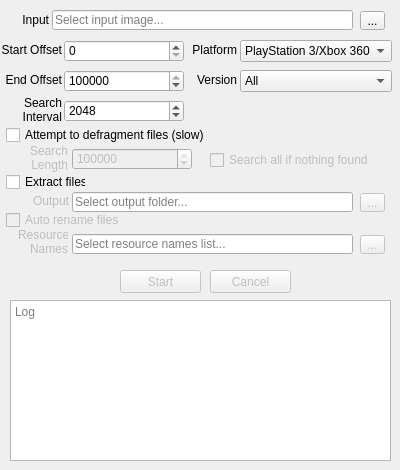
<?xml version="1.0" encoding="UTF-8"?>
<ui version="4.0">
 <class>Dialog</class>
 <widget class="QDialog" name="Dialog">
  <property name="geometry">
   <rect>
    <x>0</x>
    <y>0</y>
    <width>400</width>
    <height>470</height>
   </rect>
  </property>
  <property name="windowTitle">
   <string>Bundle Recovery</string>
  </property>
  <widget class="QLineEdit" name="lineEditInput">
   <property name="geometry">
    <rect>
     <x>52</x>
     <y>10</y>
     <width>301</width>
     <height>20</height>
    </rect>
   </property>
   <property name="toolTip">
    <string>Select an image to recover bundles from.</string>
   </property>
   <property name="readOnly">
    <bool>true</bool>
   </property>
   <property name="placeholderText">
    <string>Select input image...</string>
   </property>
  </widget>
  <widget class="QLabel" name="labelInput">
   <property name="geometry">
    <rect>
     <x>8</x>
     <y>12</y>
     <width>41</width>
     <height>16</height>
    </rect>
   </property>
   <property name="toolTip">
    <string>Select an image to recover bundles from.</string>
   </property>
   <property name="text">
    <string>Input</string>
   </property>
   <property name="alignment">
    <set>Qt::AlignRight|Qt::AlignTrailing|Qt::AlignVCenter</set>
   </property>
  </widget>
  <widget class="QToolButton" name="toolButtonBrowseInput">
   <property name="geometry">
    <rect>
     <x>360</x>
     <y>11</y>
     <width>25</width>
     <height>19</height>
    </rect>
   </property>
   <property name="toolTip">
    <string>Select an image to recover bundles from.</string>
   </property>
   <property name="text">
    <string>...</string>
   </property>
  </widget>
  <widget class="QLineEdit" name="lineEditOutput">
   <property name="geometry">
    <rect>
     <x>72</x>
     <y>192</y>
     <width>281</width>
     <height>20</height>
    </rect>
   </property>
   <property name="toolTip">
    <string>Select a folder to output recovered bundles to.</string>
   </property>
   <property name="readOnly">
    <bool>true</bool>
   </property>
   <property name="placeholderText">
    <string>Select output folder...</string>
   </property>
  </widget>
  <widget class="QToolButton" name="toolButtonBrowseOutput">
   <property name="enabled">
    <bool>false</bool>
   </property>
   <property name="geometry">
    <rect>
     <x>360</x>
     <y>193</y>
     <width>25</width>
     <height>19</height>
    </rect>
   </property>
   <property name="toolTip">
    <string>Select a folder to output recovered bundles to.</string>
   </property>
   <property name="text">
    <string>...</string>
   </property>
  </widget>
  <widget class="QLabel" name="labelOutput">
   <property name="enabled">
    <bool>false</bool>
   </property>
   <property name="geometry">
    <rect>
     <x>28</x>
     <y>193</y>
     <width>41</width>
     <height>16</height>
    </rect>
   </property>
   <property name="toolTip">
    <string>Select a folder to output recovered bundles to.</string>
   </property>
   <property name="statusTip">
    <string/>
   </property>
   <property name="text">
    <string>Output</string>
   </property>
   <property name="alignment">
    <set>Qt::AlignRight|Qt::AlignTrailing|Qt::AlignVCenter</set>
   </property>
  </widget>
  <widget class="QPlainTextEdit" name="plainTextEditLog">
   <property name="geometry">
    <rect>
     <x>10</x>
     <y>300</y>
     <width>381</width>
     <height>161</height>
    </rect>
   </property>
   <property name="readOnly">
    <bool>true</bool>
   </property>
   <property name="placeholderText">
    <string>Log</string>
   </property>
  </widget>
  <widget class="QPushButton" name="pushButtonStart">
   <property name="enabled">
    <bool>false</bool>
   </property>
   <property name="geometry">
    <rect>
     <x>120</x>
     <y>270</y>
     <width>81</width>
     <height>23</height>
    </rect>
   </property>
   <property name="text">
    <string>Start</string>
   </property>
  </widget>
  <widget class="QLabel" name="labelInterval">
   <property name="geometry">
    <rect>
     <x>12</x>
     <y>94</y>
     <width>50</width>
     <height>32</height>
    </rect>
   </property>
   <property name="toolTip">
    <string>The default search interval in bytes.&lt;br&gt;Default: 2 KiB</string>
   </property>
   <property name="text">
    <string>Search&lt;br&gt;Interval</string>
   </property>
   <property name="alignment">
    <set>Qt::AlignRight|Qt::AlignTrailing|Qt::AlignVCenter</set>
   </property>
  </widget>
  <widget class="QLabel" name="labelStart">
   <property name="geometry">
    <rect>
     <x>2</x>
     <y>42</y>
     <width>60</width>
     <height>16</height>
    </rect>
   </property>
   <property name="toolTip">
    <string>The offset to begin searching the image from.</string>
   </property>
   <property name="text">
    <string>Start Offset</string>
   </property>
   <property name="alignment">
    <set>Qt::AlignRight|Qt::AlignTrailing|Qt::AlignVCenter</set>
   </property>
  </widget>
  <widget class="QLabel" name="labelEnd">
   <property name="geometry">
    <rect>
     <x>2</x>
     <y>72</y>
     <width>60</width>
     <height>16</height>
    </rect>
   </property>
   <property name="toolTip">
    <string>The offset to stop searching the image at.&lt;br&gt;Default: 8 PiB (auto-adjusts to image size)</string>
   </property>
   <property name="text">
    <string>End Offset</string>
   </property>
   <property name="alignment">
    <set>Qt::AlignRight|Qt::AlignTrailing|Qt::AlignVCenter</set>
   </property>
  </widget>
  <widget class="QDoubleSpinBox" name="doubleSpinBoxInterval">
   <property name="geometry">
    <rect>
     <x>64</x>
     <y>100</y>
     <width>120</width>
     <height>22</height>
    </rect>
   </property>
   <property name="toolTip">
    <string>The default search interval in bytes.&lt;br&gt;Default: 2 KiB</string>
   </property>
   <property name="prefix">
    <string/>
   </property>
   <property name="decimals">
    <number>0</number>
   </property>
   <property name="minimum">
    <double>1.000000000000000</double>
   </property>
   <property name="maximum">
    <double>9007199254740992.000000000000000</double>
   </property>
   <property name="value">
    <double>2048.000000000000000</double>
   </property>
  </widget>
  <widget class="QDoubleSpinBox" name="doubleSpinBoxStart">
   <property name="geometry">
    <rect>
     <x>64</x>
     <y>40</y>
     <width>120</width>
     <height>22</height>
    </rect>
   </property>
   <property name="toolTip">
    <string>The offset to begin searching the image from.</string>
   </property>
   <property name="prefix">
    <string/>
   </property>
   <property name="decimals">
    <number>0</number>
   </property>
   <property name="maximum">
    <double>9007199254740992.000000000000000</double>
   </property>
   <property name="value">
    <double>0.000000000000000</double>
   </property>
  </widget>
  <widget class="QDoubleSpinBox" name="doubleSpinBoxEnd">
   <property name="geometry">
    <rect>
     <x>64</x>
     <y>70</y>
     <width>120</width>
     <height>22</height>
    </rect>
   </property>
   <property name="toolTip">
    <string>The offset to stop searching the image at.&lt;br&gt;Default: 8 PiB (auto-adjusts to image size)</string>
   </property>
   <property name="prefix">
    <string/>
   </property>
   <property name="decimals">
    <number>0</number>
   </property>
   <property name="maximum">
    <double>9007199254740992.000000000000000</double>
   </property>
   <property name="value">
    <double>9007199254740992.000000000000000</double>
   </property>
  </widget>
  <widget class="QDoubleSpinBox" name="doubleSpinBoxLength">
   <property name="enabled">
    <bool>false</bool>
   </property>
   <property name="geometry">
    <rect>
     <x>72</x>
     <y>148</y>
     <width>120</width>
     <height>22</height>
    </rect>
   </property>
   <property name="toolTip">
    <string>The length in bytes beyond the start of the file to search for fragments.&lt;br&gt;Default: 1 MiB</string>
   </property>
   <property name="prefix">
    <string/>
   </property>
   <property name="decimals">
    <number>0</number>
   </property>
   <property name="minimum">
    <double>1.000000000000000</double>
   </property>
   <property name="maximum">
    <double>9007199254740992.000000000000000</double>
   </property>
   <property name="value">
    <double>1048576.000000000000000</double>
   </property>
  </widget>
  <widget class="QLabel" name="labelLength">
   <property name="enabled">
    <bool>false</bool>
   </property>
   <property name="geometry">
    <rect>
     <x>28</x>
     <y>142</y>
     <width>40</width>
     <height>32</height>
    </rect>
   </property>
   <property name="toolTip">
    <string>The length in bytes beyond the start of the file to search for fragments.&lt;br&gt;Default: 16 MiB</string>
   </property>
   <property name="text">
    <string>&lt;html&gt;&lt;head/&gt;&lt;body&gt;&lt;p&gt;Search&lt;br&gt;Length&lt;/p&gt;&lt;/body&gt;&lt;/html&gt;</string>
   </property>
   <property name="alignment">
    <set>Qt::AlignRight|Qt::AlignTrailing|Qt::AlignVCenter</set>
   </property>
  </widget>
  <widget class="QComboBox" name="comboBoxPlatform">
   <property name="geometry">
    <rect>
     <x>240</x>
     <y>40</y>
     <width>152</width>
     <height>22</height>
    </rect>
   </property>
   <property name="currentIndex">
    <number>0</number>
   </property>
   <item>
    <property name="text">
     <string>PlayStation 3/Xbox 360</string>
    </property>
   </item>
   <item>
    <property name="text">
     <string>PC/PlayStation 4/Switch</string>
    </property>
   </item>
  </widget>
  <widget class="QLabel" name="labelPlatform">
   <property name="geometry">
    <rect>
     <x>188</x>
     <y>42</y>
     <width>49</width>
     <height>16</height>
    </rect>
   </property>
   <property name="text">
    <string>Platform</string>
   </property>
   <property name="alignment">
    <set>Qt::AlignRight|Qt::AlignTrailing|Qt::AlignVCenter</set>
   </property>
  </widget>
  <widget class="QLabel" name="labelNames">
   <property name="enabled">
    <bool>false</bool>
   </property>
   <property name="geometry">
    <rect>
     <x>18</x>
     <y>226</y>
     <width>50</width>
     <height>32</height>
    </rect>
   </property>
   <property name="toolTip">
    <string>Select the resource names file to rename bundles with.</string>
   </property>
   <property name="statusTip">
    <string/>
   </property>
   <property name="text">
    <string>Resource&lt;br&gt;Names</string>
   </property>
   <property name="alignment">
    <set>Qt::AlignRight|Qt::AlignTrailing|Qt::AlignVCenter</set>
   </property>
  </widget>
  <widget class="QLineEdit" name="lineEditNames">
   <property name="geometry">
    <rect>
     <x>72</x>
     <y>234</y>
     <width>281</width>
     <height>20</height>
    </rect>
   </property>
   <property name="toolTip">
    <string>Select the resource names file to rename bundles with.</string>
   </property>
   <property name="statusTip">
    <string/>
   </property>
   <property name="readOnly">
    <bool>true</bool>
   </property>
   <property name="placeholderText">
    <string>Select resource names list...</string>
   </property>
  </widget>
  <widget class="QToolButton" name="toolButtonBrowseNames">
   <property name="enabled">
    <bool>false</bool>
   </property>
   <property name="geometry">
    <rect>
     <x>360</x>
     <y>235</y>
     <width>25</width>
     <height>19</height>
    </rect>
   </property>
   <property name="toolTip">
    <string>Select the resource names file to rename bundles with.</string>
   </property>
   <property name="text">
    <string>...</string>
   </property>
  </widget>
  <widget class="QLabel" name="labelVersion">
   <property name="geometry">
    <rect>
     <x>188</x>
     <y>72</y>
     <width>49</width>
     <height>16</height>
    </rect>
   </property>
   <property name="text">
    <string>Version</string>
   </property>
   <property name="alignment">
    <set>Qt::AlignRight|Qt::AlignTrailing|Qt::AlignVCenter</set>
   </property>
  </widget>
  <widget class="QComboBox" name="comboBoxVersion">
   <property name="geometry">
    <rect>
     <x>240</x>
     <y>70</y>
     <width>152</width>
     <height>22</height>
    </rect>
   </property>
   <item>
    <property name="text">
     <string>All</string>
    </property>
   </item>
   <item>
    <property name="text">
     <string>bndl v3</string>
    </property>
   </item>
   <item>
    <property name="text">
     <string>bndl v4</string>
    </property>
   </item>
   <item>
    <property name="text">
     <string>bndl v5</string>
    </property>
   </item>
   <item>
    <property name="text">
     <string>bnd2 v2</string>
    </property>
   </item>
   <item>
    <property name="text">
     <string>bnd2 v3</string>
    </property>
   </item>
   <item>
    <property name="text">
     <string>bnd2 v5</string>
    </property>
   </item>
  </widget>
  <widget class="QPushButton" name="pushButtonStop">
   <property name="enabled">
    <bool>false</bool>
   </property>
   <property name="geometry">
    <rect>
     <x>210</x>
     <y>270</y>
     <width>81</width>
     <height>23</height>
    </rect>
   </property>
   <property name="text">
    <string>Cancel</string>
   </property>
  </widget>
  <widget class="QCheckBox" name="checkBoxExtract">
   <property name="geometry">
    <rect>
     <x>6</x>
     <y>172</y>
     <width>80</width>
     <height>20</height>
    </rect>
   </property>
   <property name="text">
    <string>Extract files</string>
   </property>
  </widget>
  <widget class="QCheckBox" name="checkBoxRename">
   <property name="enabled">
    <bool>false</bool>
   </property>
   <property name="geometry">
    <rect>
     <x>6</x>
     <y>210</y>
     <width>120</width>
     <height>20</height>
    </rect>
   </property>
   <property name="text">
    <string>Auto rename files</string>
   </property>
  </widget>
  <widget class="QCheckBox" name="checkBoxDefrag">
   <property name="geometry">
    <rect>
     <x>6</x>
     <y>125</y>
     <width>200</width>
     <height>20</height>
    </rect>
   </property>
   <property name="text">
    <string>Attempt to defragment files (slow)</string>
   </property>
  </widget>
  <widget class="QCheckBox" name="checkBoxSearchAll">
   <property name="enabled">
    <bool>false</bool>
   </property>
   <property name="geometry">
    <rect>
     <x>210</x>
     <y>150</y>
     <width>200</width>
     <height>20</height>
    </rect>
   </property>
   <property name="toolTip">
    <string>Search from the specified start to end for the bundle. (extremely slow)&lt;br&gt;If uncertain, leave this unchecked. Only use this to recover specific files.</string>
   </property>
   <property name="text">
    <string>Search all if nothing found</string>
   </property>
  </widget>
 </widget>
 <resources/>
 <connections/>
</ui>
